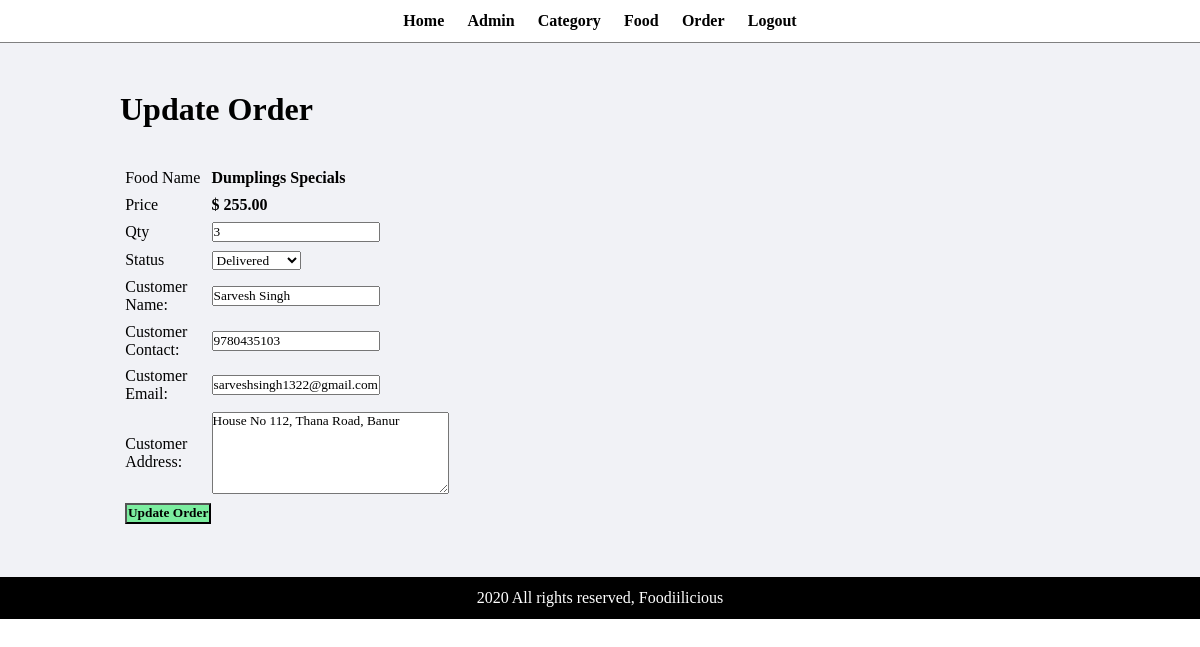
The page /admin/update-order.php?id=4 (signed in) on the database its author committed.
### tables this page shows
CREATE TABLE `tbl_order` (
  `id` int(10) UNSIGNED NOT NULL,
  `food` varchar(150) NOT NULL,
  `price` decimal(10,2) NOT NULL,
  `qty` int(11) NOT NULL,
  `total` decimal(10,2) NOT NULL,
  `order_date` datetime NOT NULL,
  `status` varchar(50) NOT NULL,
  `customer_name` varchar(150) NOT NULL,
  `customer_contact` varchar(20) NOT NULL,
  `customer_email` varchar(150) NOT NULL,
  `customer_address` varchar(255) NOT NULL
);

### admin/update-order.php (the view, shortened to what this page needs)
<?php include('head/header.php'); ?>
<div class="main-content">
    <div class="wrapper">
        <h1>Update Order</h1>
        <br><br>
        <?php
            if(isset($_GET['id']))
            {
                $id=$_GET['id'];
                $sql = "SELECT * FROM tbl_order WHERE id=$id";
                $res = mysqli_query($conn, $sql);
                $count = mysqli_num_rows($res);
                if($count==1)
                {
                    $row=mysqli_fetch_assoc($res);
                    $food = $row['food'];
                    $price = $row['price'];
                    $qty = $row['qty'];
                    $status = $row['status'];
                    $customer_name = $row['customer_name'];
                    $customer_contact = $row['customer_contact'];
                    $customer_email = $row['customer_email'];
                    $customer_address= $row['customer_address'];
                }
                else
                {
                    header('location:'.SITEURL.'admin/manage-order.php');
                }
            }
            else
            {
                header('location:'.SITEURL.'admin/manage-order.php');
            }
        ?>
        <form action="" method="POST">
            <table class="tbl-30">
                <tr>
                    <td>Food Name</td>
                    <td><b> <?php echo $food; ?> </b></td>
                </tr>
                <tr>
                    <td>Price</td>
                    <td>
                        <b> $ <?php echo $price; ?></b>
                    </td>
                </tr>
                <tr>
                    <td>Qty</td>
                    <td>
                        <input type="number" name="qty" value="<?php echo $qty; ?>">
                    </td>
                </tr>
                <tr>
                    <td>Status</td>
                    <td>
                        <select name="status">
                            <option <?php if($status=="Delivered"){echo "selected";} ?> value="Delivered">Delivered</option>
                        </select>
                    </td>
                </tr>
                <tr>
                    <td>Customer Name: </td>
                    <td>
                        <input type="text" name="customer_name" value="<?php echo $customer_name; ?>">
                    </td>
                </tr>
                <tr>
                    <td>Customer Contact: </td>
                    <td>
                        <input type="text" name="customer_contact" value="<?php echo $customer_contact; ?>">
                    </td>
                </tr>
                <tr>
                    <td>Customer Email: </td>
                    <td>
                        <input type="text" name="customer_email" value="<?php echo $customer_email; ?>">
                    </td>
                </tr>
                <tr>
                    <td>Customer Address: </td>
                    <td>
                        <textarea name="customer_address" cols="30" rows="5"><?php echo $customer_address; ?></textarea>
                    </td>
                </tr>
                <tr>
                    <td clospan="2">
                        <input type="submit" name="submit" value="Update Order" class="btn-secondary">
                    </td>
                </tr>
            </table>
        </form>
    </div>
</div>
<?php include('head/footer.php'); ?>

### css/admin.css (style rules this page uses)
* { margin: 0; padding: 0; font-family: 'Times New Roman', Times, serif; }
.wrapper { padding: 1%; width: 80%; margin: 0 auto; }
.tbl-30 { width: 30%; }
table tr td { padding: 1%; }
.btn-secondary { background-color: #7bed9f; padding: 1%; color: black; text-decoration: none; font-weight: bold; }
.main-content { background-color: #f1f2f6; padding: 3% 0; }

### rows shown on the page
tbl_order: food "Dumplings Specials", price "255.00", qty "3", status "Delivered", customer_name "Sarvesh Singh", customer_contact "9780435103", customer_email "sarveshsingh1322@gmail.com", customer_address "House No 112, Thana Road, Banur"
